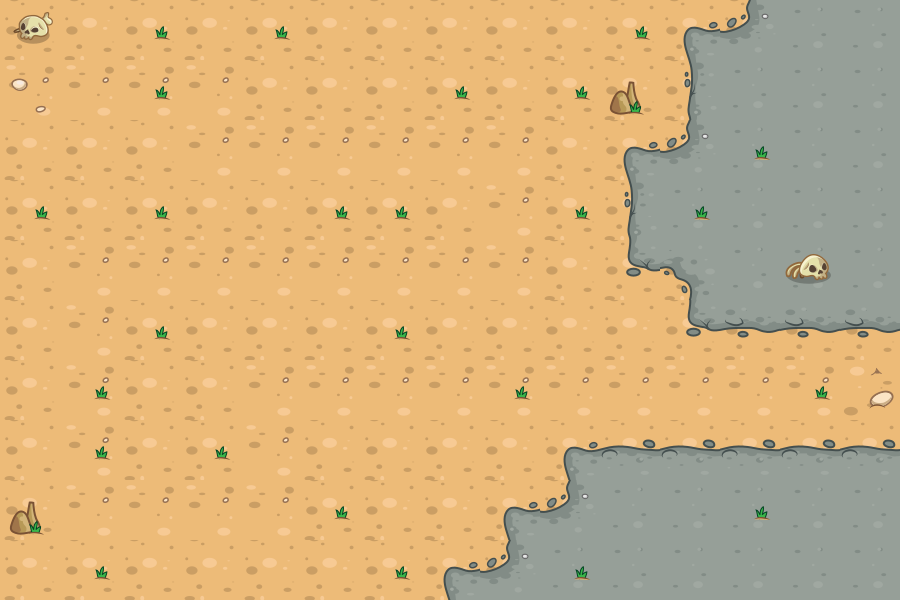

The image is a tile-based game level rendered from a .tmx file. Its description and source (layers, tilesets, objects; grid data summarised) follow:
An orthogonal 15x10 tile map with 60x60 px tiles, 3 tile layers (Tile Layer 1, Tile Layer 2, Tile Layer 3), 2 tilesets.

<map version="1.0" orientation="orthogonal" renderorder="right-down" width="15" height="10" tilewidth="60" tileheight="60" nextobjectid="1">
 <tileset firstgid="1" name="dark_ground@60" tilewidth="60" tileheight="60" tilecount="24">
  <image source="terrain/dark_ground@60.png" width="180" height="480" />
 </tileset>
 <tileset firstgid="25" name="sand@60" tilewidth="60" tileheight="60" tilecount="21">
  <image source="terrain/sand@60.png" width="180" height="420" />
  <tile id="0">
   <properties>
    <property name="blocked" value="" />
   </properties>
  </tile>
  <tile id="1">
   <properties>
    <property name="blocked" value="" />
   </properties>
  </tile>
  <tile id="2">
   <properties>
    <property name="blocked" value="" />
   </properties>
  </tile>
  <tile id="3">
   <properties>
    <property name="blocked" value="" />
   </properties>
  </tile>
  <tile id="4">
   <properties>
    <property name="blocked" value="" />
   </properties>
  </tile>
  <tile id="5">
   <properties>
    <property name="blocked" value="" />
   </properties>
  </tile>
  <tile id="6">
   <properties>
    <property name="blocked" value="" />
   </properties>
  </tile>
  <tile id="7">
   <properties>
    <property name="blocked" value="" />
   </properties>
  </tile>
  <tile id="8">
   <properties>
    <property name="blocked" value="" />
   </properties>
  </tile>
  <tile id="9">
   <properties>
    <property name="blocked" value="" />
   </properties>
  </tile>
  <tile id="11">
   <properties>
    <property name="blocked" value="" />
   </properties>
  </tile>
  <tile id="12">
   <properties>
    <property name="blocked" value="" />
   </properties>
  </tile>
  <tile id="13">
   <properties>
    <property name="blocked" value="" />
   </properties>
  </tile>
  <tile id="14">
   <properties>
    <property name="blocked" value="" />
   </properties>
  </tile>
  <tile id="16">
   <properties>
    <property name="walkable" value="" />
   </properties>
  </tile>
  <tile id="17">
   <properties>
    <property name="base" value="" />
    <property name="walkable" value="" />
   </properties>
  </tile>
  <tile id="18">
   <properties>
    <property name="spawn" value="" />
    <property name="walkable" value="" />
   </properties>
  </tile>
 </tileset>
 <layer name="Tile Layer 1" width="15" height="10">
  <data>[150 cells, 150 non-empty, 4 distinct tile ids]</data>
 </layer>
 <layer name="Tile Layer 2" width="15" height="10">
  <data>[150 cells, 23 non-empty, 8 distinct tile ids]</data>
 </layer>
 <layer name="Tile Layer 3" width="15" height="10">
  <data>[150 cells, 29 non-empty, 4 distinct tile ids]</data>
 </layer>
</map>
